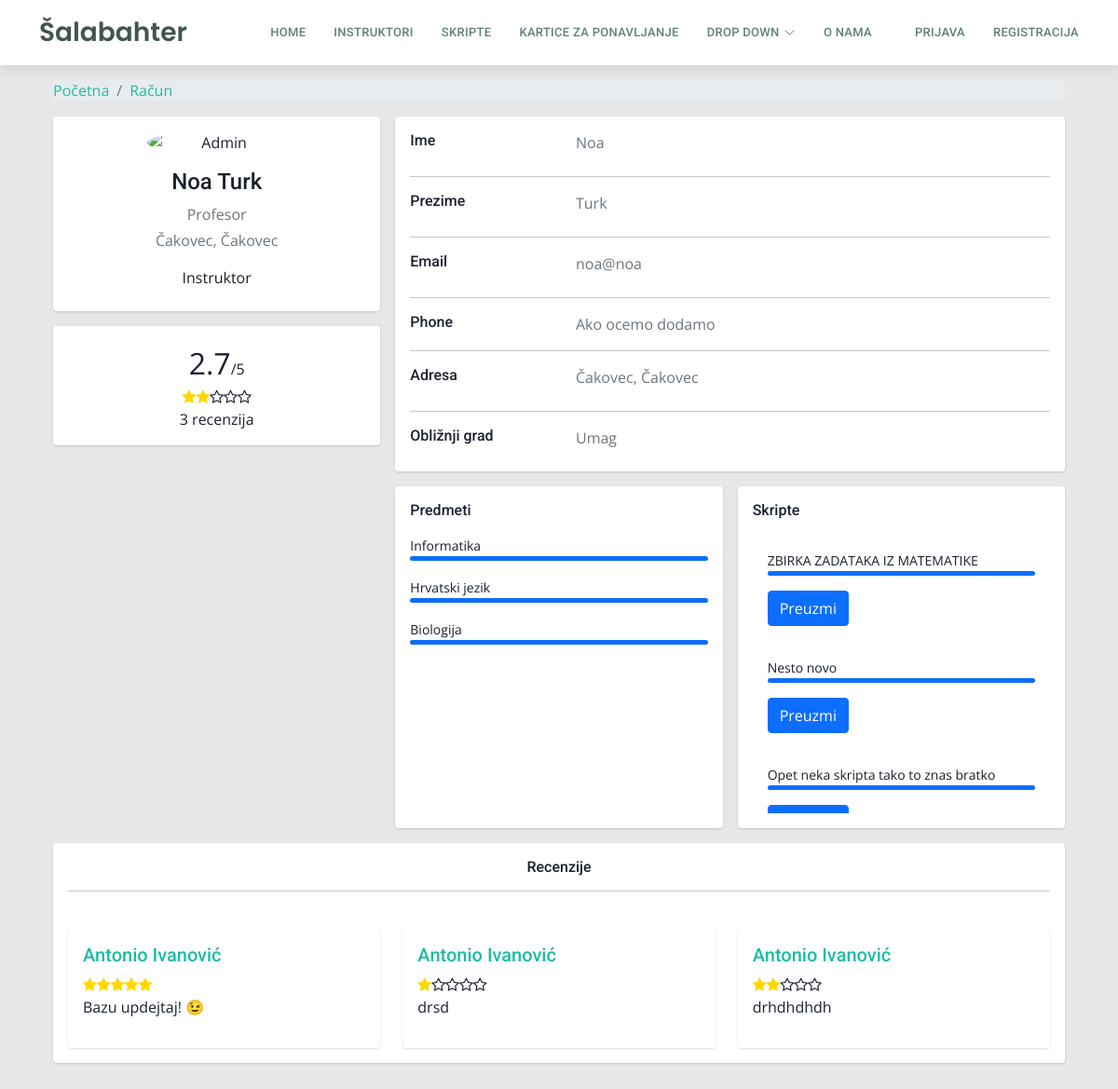
The page /profil?korisnik=22 on the database as committed earlier.
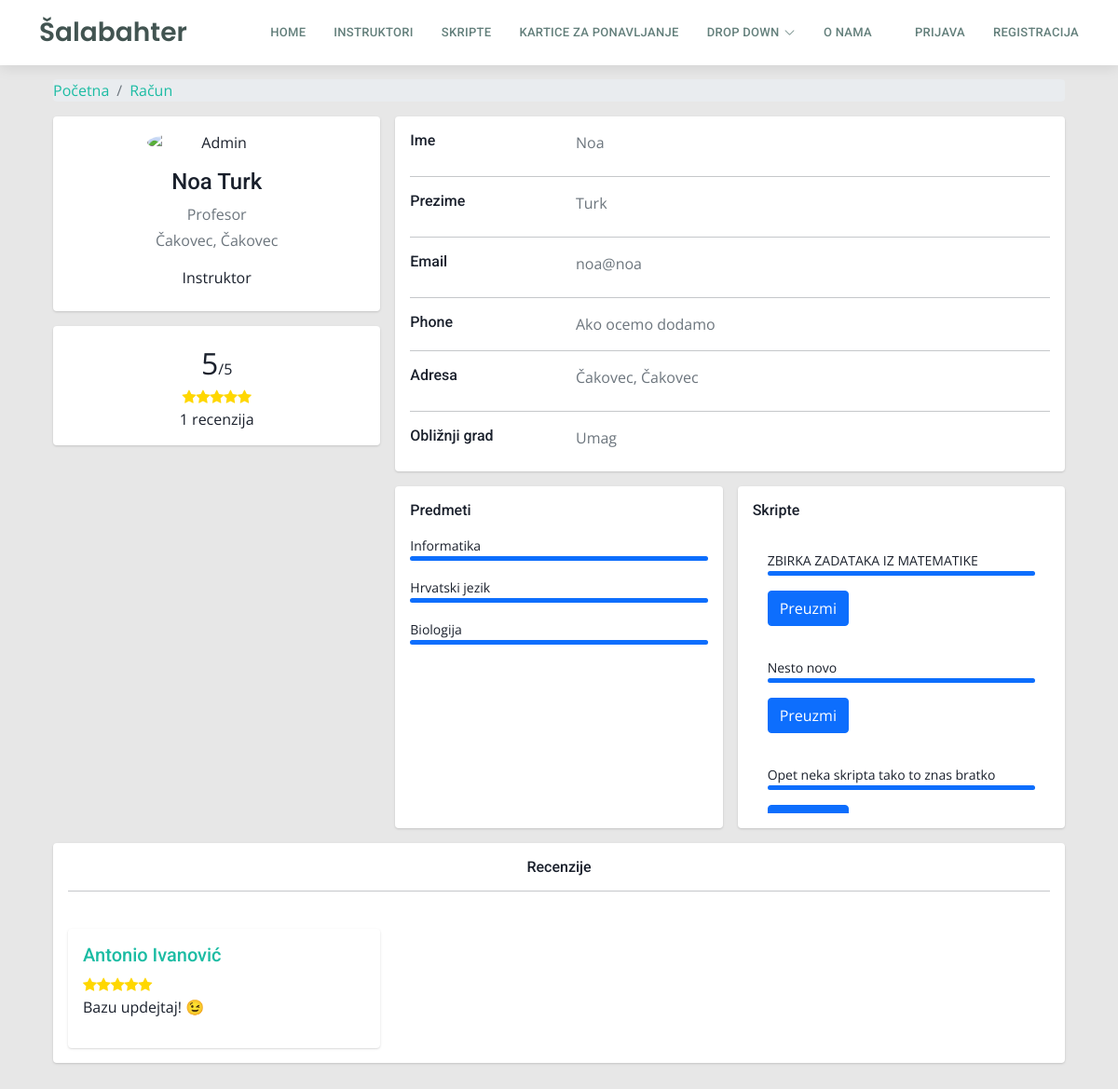
The same page on the database as committed later.
### tables this page shows
CREATE TABLE `predmeti` (
  `predmet_id` int(11) NOT NULL,
  `naziv_predmeta` varchar(255) DEFAULT NULL,
  `predmet_boja` varchar(255) NOT NULL
);

CREATE TABLE `skripte` (
  `skripta_id` int(11) NOT NULL,
  `predmet_id` int(11) NOT NULL,
  `naziv_skripte` varchar(255) NOT NULL,
  `opis_skripte` longtext NOT NULL,
  `broj_pregleda` int(11) NOT NULL,
  `datum_kreiranja` date NOT NULL,
  `skripta_putanja` varchar(255) NOT NULL,
  `korisnik_id` int(11) NOT NULL
);

CREATE TABLE `recenzije` (
  `recenzija_id` int(11) NOT NULL,
  `ocjena` int(1) NOT NULL,
  `komentar` varchar(255) NOT NULL,
  `odKorisnika` int(11) NOT NULL,
  `zaKorisnika` int(11) NOT NULL
);

CREATE TABLE `korisnik` (
  `korisnik_id` int(11) NOT NULL,
  `ime` varchar(50) DEFAULT NULL,
  `prezime` varchar(50) DEFAULT NULL,
  `email` varchar(100) DEFAULT NULL,
  `lozinka` varchar(255) DEFAULT NULL,
  `adresa` varchar(255) DEFAULT NULL,
  `prebivaliste` varchar(255) NOT NULL,
  `mjesto` int(5) DEFAULT NULL,
  `slika_korisnika` varchar(255) DEFAULT NULL,
  `status_korisnika` int(20) DEFAULT NULL,
  `isAdmin` tinyint(1) NOT NULL
);

### profil/index.php (the view, shortened to what the changed rows need)
<?php
$con = require "../ukljucivanje/connection/spajanje.php";
$korisnikID = $_GET['korisnik'];
$sqlProvjeraInstruktora = "SELECT * FROM instruktori WHERE korisnik_id =  {$korisnikID}";
$rezultatInstruktor = $con->query($sqlProvjeraInstruktora);
$instruktor = $rezultatInstruktor->fetch_assoc();
if ($rezultatInstruktor->num_rows > 0) {
  $korisnikJeInstruktor = true;
} else {
  $korisnikJeInstruktor = false;
}
if ($korisnikJeInstruktor) {
  $sqlInstruktoroviPredmeti = "SELECT naziv_predmeta FROM instruktorovipredmeti,predmeti WHERE instruktorovipredmeti.predmet_id=predmeti.predmet_id AND instruktorovipredmeti.instruktor_id = {$instruktor['instruktor_id']}";
  $rezultatInstruktoroviPredmeti = $con->query($sqlInstruktoroviPredmeti);
  $sqlSkripteKorisnika = "SELECT * FROM skripte WHERE korisnik_id = {$korisnikID}";
  $resultSkripteKorisnika = $con->query($sqlSkripteKorisnika);
  if ($resultSkripteKorisnika->num_rows > 0) {
    $korisnikImaSkripte = true;
  } else {
    $korisnikImaSkripte = false;
  }
}
$sqlDohvatiRecenzije = "SELECT * FROM recenzije WHERE zaKorisnika = {$korisnikID}";
$rezultatRecenzije = $con->query($sqlDohvatiRecenzije);
if ($rezultatRecenzije->num_rows > 0) {
  $imaRecenzije = true;
} else {
  $imaRecenzije = false;
}
?>
<!DOCTYPE html>
<html lang="en">
<head>
  <?php include '../assets/css/stiliranjeSporedno.php'; ?>
  <link rel="stylesheet" href="https://cdnjs.cloudflare.com/ajax/libs/font-awesome/4.7.0/css/font-awesome.min.css">
  <link href="../assets/css/dashboard.css" rel="stylesheet">
  <link href="../assets/css/recenzije.css" rel="stylesheet">
</head>
<body>
  <?php include '../ukljucivanje/header.php'; ?>
  <div class="container">
    <div class="main-body">
      <div class="row gutters-sm">
        <div class="col-md-4 mb-3 ">
          <?php if ($imaRecenzije) : ?>
            <div class="card mt-3">
              <div class="card-body ">
                <div class="row">
                  <div class="col-12 ">
                    <div class="content text-center">
                      <div class="ratings">
                        <?php
                        $sqlDohvatiOcjene = "SELECT ROUND(AVG(ocjena),1) as prosjek, COUNT(ocjena) as brojOcjena FROM recenzije WHERE zaKorisnika = {$korisnikID}";
                        $rezultatOcjene = $con->query($sqlDohvatiOcjene);
                        $ocjene = $rezultatOcjene->fetch_assoc();
                        $ocjene = floatval($ocjene['prosjek']);
                        $sqlBrojRecenzija = "SELECT COUNT(ocjena) as brojOcjena FROM recenzije WHERE zaKorisnika = {$korisnikID}";
                        $rezultatBrojRecenzija = $con->query($sqlBrojRecenzija);
                        $brojRecenzija = $rezultatBrojRecenzija->fetch_assoc();
                        $brojRecenzija = $brojRecenzija['brojOcjena'];
                        ?>
                        <span style="font-size: 2em;"><?php echo $ocjene; ?></span><span>/5 <br></span>
                        <?php
                        for ($i = 1; $i <= 5; $i++) {
                          if ($i <= $ocjene) {
                            echo '<i class="fa fa-star" style="color:gold;"></i>';
                          } else {
                            echo '<i class="fa fa-star-o"></i>';
                          }
                        }
                        ?>
                        <div class="rating-text">
                          <span><?php echo $brojRecenzija ?> recenzija</span>
                        </div>
                      </div>
                    </div>
                  </div>
                </div>
              </div>
            </div>
          <?php endif; ?>
        </div>
        <div class="col-md-8">
          <?php if ($korisnikJeInstruktor) : ?>
            <div class="row gutters-sm">
              <div class="col-sm-6 mb-3">
                <div class="card h-100">
                  <div class="card-body">
                    <h6 class="d-flex align-items-center mb-3">Predmeti</h6>
                    <?php while ($row = $rezultatInstruktoroviPredmeti->fetch_assoc()) : ?>
                      <small><?php echo $row['naziv_predmeta']; ?></small>
                      <div class="progress mb-3" style="height: 5px">
                        <div class="progress-bar bg-primary" role="progressbar" style="width: 100%" aria-valuenow="80" aria-valuemin="0" aria-valuemax="100"></div>
                      </div>
                    <?php endwhile; ?>
                  </div>
                </div>
              </div>
              <div class="col-sm-6 mb-3">
                <div class="card h-100">
                  <div class="card-body">
                    <div class="row overflow-auto" style="max-height: 300px;">
                      <div class="col-sm mb-3">
                        <?php
                        if ($korisnikImaSkripte) :
                          while ($row = $resultSkripteKorisnika->fetch_assoc()) : ?>
                            <div class="card-body">
                              <small><?php echo $row['naziv_skripte']; ?></small>
                              <div class="progress mb-3" style="height: 5px">
                                <div class="progress-bar bg-primary" role="progressbar" style="width: 100%" aria-valuenow="100" aria-valuemin="0" aria-valuemax="100"></div>
                              </div>
                              <a href="<?php echo "../skripte/" . $row['skripta_putanja']; ?>" class="btn btn-primary" download>Preuzmi</a>
                            </div>
                        <?php endwhile;
                        else : echo "Instruktor još nije dodao skripte";
                        endif; ?>
                      </div>
                    </div>
                  </div>
                </div>
              </div>
            </div>
          <?php endif; ?>
        </div>
      </div>
      <?php if ($imaRecenzije) : ?>
        <div class="row">
          <div class="col-md-12">
            <div class="card mb-3">
              <div class="card-body">
                <div class="row">
                  <?php
                  $sqlSveRecnezije = "SELECT * FROM recenzije WHERE zaKorisnika = {$korisnikID}";
                  $rezultatSveRecenzije = $con->query($sqlSveRecnezije);
                  if ($rezultatSveRecenzije->num_rows > 0) :
                    while ($red = $rezultatSveRecenzije->fetch_assoc()) :
                      $sqlKorisnik = "SELECT korisnik_id, korisnik.ime, korisnik.prezime, recenzije.ocjena, recenzije.komentar
                        FROM korisnik
                        JOIN recenzije ON korisnik.korisnik_id = recenzije.odKorisnika
                        WHERE recenzije.recenzija_id = {$red['recenzija_id']}";
                      $rezultatKorisnik = $con->query($sqlKorisnik);
                      $korisnik = $rezultatKorisnik->fetch_assoc();
                  ?>
                      <div class="col-sm-4">
                        <div class="card mt-4 ">
                          <div class="card-body">
                            <div class="row">
                              <div class="col">
                                <h5><a class="link" href="?korisnik=<?php echo $korisnik['korisnik_id'] ?>"><?php echo $korisnik['ime'] . " " . $korisnik['prezime'] ?></a></h5>
                              </div>
                            </div>
                            <div class="row">
                              <div class="col">
                                <?php
                                for ($i = 1; $i <= 5; $i++) {
                                  if ($i <= $korisnik['ocjena']) {
                                    echo '<i class="fa fa-star" style="color:gold;"></i>';
                                  } else {
                                    echo '<i class="fa fa-star-o"></i>';
                                  }
                                }
                                ?>
                              </div>
                            </div>
                            <div class="row">
                              <div class="col">
                                <p><?php echo $korisnik['komentar'] ?></p>
                              </div>
                            </div>
                          </div>
                        </div>
                      </div>
                  <?php endwhile;
                  else : echo "Nema recenzija";
                  endif; ?>
                </div>
              </div>
            </div>
          </div>
        </div>
      <?php endif; ?>
    </div>
  </div>
</body>
</html>

Rows that differ between the two databases and show on the page:
removed recenzije: odKorisnika.ime "Antonio", odKorisnika.prezime "Ivanović", ocjena 1 (drawn), komentar "drsd"
removed recenzije: odKorisnika.ime "Antonio", odKorisnika.prezime "Ivanović", ocjena 2 (drawn), komentar "drhdhdhdh"
Other text that changed with them:
$ocjene: "2.7" → "5"
$brojRecenzija: "3" → "1"
